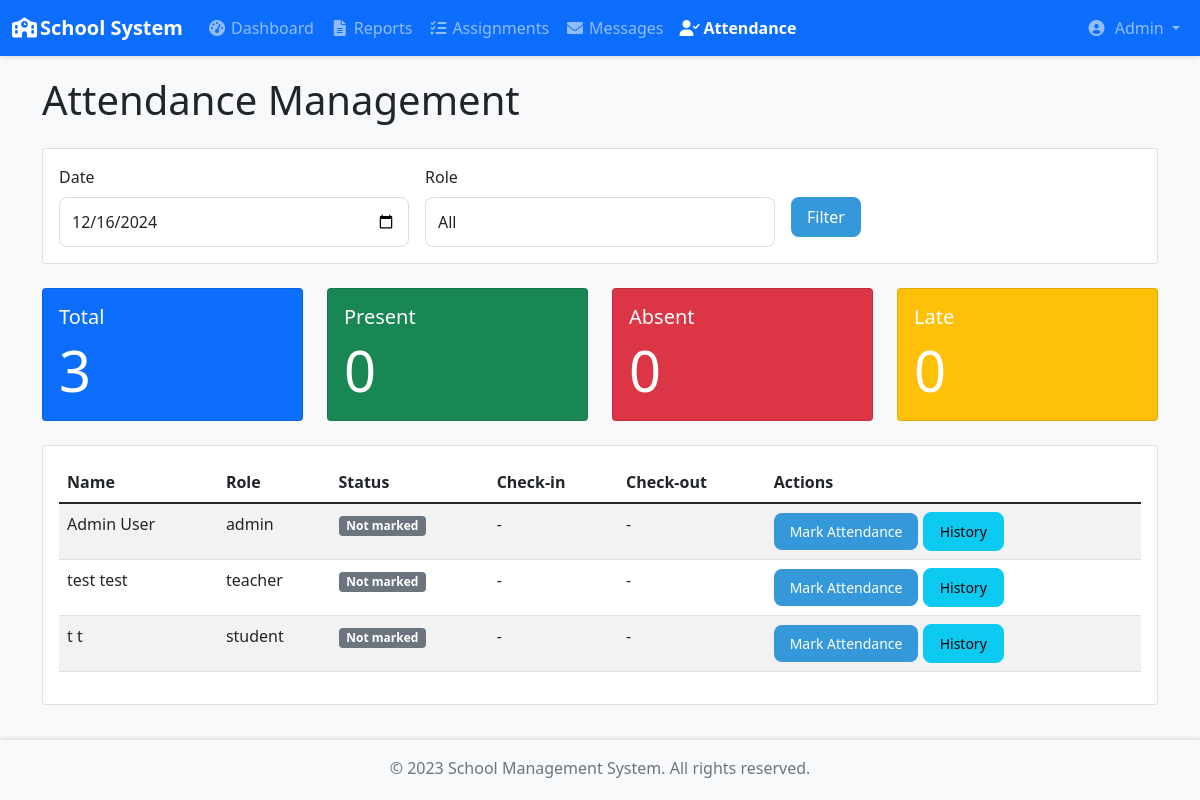
Page /admin/attendance (signed in) on the committed database.
### app/models/user.py (models this page shows, shortened)
class User(UserMixin, db.Model):
    id = db.Column(db.Integer, primary_key=True)
    username = db.Column(db.String(64), unique=True, nullable=False)
    email = db.Column(db.String(120), unique=True, nullable=False)
    password_hash = db.Column(db.String(128))
    role = db.Column(db.String(20), nullable=False)  # 'admin', 'teacher', 'student'
    created_at = db.Column(db.DateTime, default=datetime.utcnow)
    is_active = db.Column(db.Boolean, default=True)
    first_name = db.Column(db.String(64))
    last_name = db.Column(db.String(64))

### app/blueprints/admin.py (the view)
@admin.route('/admin/attendance')
@login_required
@admin_required
def view_attendance():
    date = request.args.get('date', datetime.now().date())
    if isinstance(date, str):
        date = datetime.strptime(date, '%Y-%m-%d').date()
    role = request.args.get('role', 'all')
    attendance_records = Attendance.get_attendance_by_date(date, role)
    users_query = User.query.filter_by(is_active=True)
    if role != 'all':
        users_query = users_query.filter_by(role=role)
    users = users_query.all()
    total_users = len(users)
    present_users = len([a for a in attendance_records if a.status == 'present'])
    absent_users = len([a for a in attendance_records if a.status == 'absent'])
    late_users = len([a for a in attendance_records if a.status == 'late'])
    return render_template('admin/attendance.html',
                         date=date,
                         role=role,
                         attendance_records=attendance_records,
                         users=users,
                         stats={
                             'total': total_users,
                             'present': present_users,
                             'absent': absent_users,
                             'late': late_users
                         })

### app/__init__.py (called while the page is built)
def create_app():
    app = Flask(__name__)
    app.config.from_object(Config)
    db.init_app(app)
    login_manager.init_app(app)
    migrate.init_app(app, db)
    login_manager.login_view = 'auth.login'
    login_manager.login_message_category = 'info'
    from app.models.user import User
    @login_manager.user_loader
    def load_user(user_id):
        return User.query.get(int(user_id))
    from app.blueprints.auth import auth
    from app.blueprints.admin import admin
    from app.blueprints.teacher import teacher
    from app.blueprints.student import student
    app.register_blueprint(auth)
    app.register_blueprint(admin)
    app.register_blueprint(teacher)
    app.register_blueprint(student)
    @app.route('/')
    def index():
        return redirect(url_for('auth.login'))
    return app

### app/blueprints/admin.py (called while the page is built)
def admin_required(f):
    @wraps(f)
    def decorated_function(*args, **kwargs):
        if not current_user.is_authenticated or current_user.role != 'admin':
            flash('You need to be an admin to access this page.', 'danger')
            return redirect(url_for('auth.login'))
        return f(*args, **kwargs)
    return decorated_function

### app/models/attendance.py (called while the page is built)
    @staticmethod
    def get_attendance_by_date(date, role=None):
        from app.models.user import User  # Import here to avoid circular imports
        query = Attendance.query
        if role:
            query = query.join(User, Attendance.user_id == User.id)
            query = query.filter(User.role == role)
        query = query.filter(Attendance.date == date)
        return query.all()

### app/templates/admin/attendance.html (shortened to what this page needs)
{% extends "base.html" %}
{% block content %}
<div class="container">
    <h1 class="mb-4">Attendance Management</h1>
    <div class="card mb-4">
        <div class="card-body">
            <form method="GET" class="row g-3">
                <div class="col-md-4">
                    <label class="form-label">Date</label>
                    <input type="date" class="form-control" name="date"
                           value="{{ date.strftime('%Y-%m-%d') }}">
                </div>
                <div class="col-md-4">
                    <label class="form-label">Role</label>
                    <select class="form-control" name="role">
                        <option value="all" {% if role == 'all' %}selected{% endif %}>All</option>
                    </select>
                </div>
                <div class="col-md-4">
                    <label class="form-label">&nbsp;</label>
                    <button type="submit" class="btn btn-primary d-block">Filter</button>
                </div>
            </form>
        </div>
    </div>
    <div class="row mb-4">
        <div class="col-md-3">
            <div class="card bg-primary text-white">
                <div class="card-body">
                    <h5 class="card-title">Total</h5>
                    <p class="card-text display-4">{{ stats.total }}</p>
                </div>
            </div>
        </div>
        <div class="col-md-3">
            <div class="card bg-success text-white">
                <div class="card-body">
                    <h5 class="card-title">Present</h5>
                    <p class="card-text display-4">{{ stats.present }}</p>
                </div>
            </div>
        </div>
        <div class="col-md-3">
            <div class="card bg-danger text-white">
                <div class="card-body">
                    <h5 class="card-title">Absent</h5>
                    <p class="card-text display-4">{{ stats.absent }}</p>
                </div>
            </div>
        </div>
        <div class="col-md-3">
            <div class="card bg-warning text-white">
                <div class="card-body">
                    <h5 class="card-title">Late</h5>
                    <p class="card-text display-4">{{ stats.late }}</p>
                </div>
            </div>
        </div>
    </div>
    <div class="card">
        <div class="card-body">
            <div class="table-responsive">
                <table class="table table-striped">
                    <thead>
                        <tr>
                            <th>Name</th>
                            <th>Role</th>
                            <th>Status</th>
                            <th>Check-in</th>
                            <th>Check-out</th>
                            <th>Actions</th>
                        </tr>
                    </thead>
                    <tbody>
                        {% for user in users %}
                        {% set attendance = attendance_records|selectattr('user_id', 'equalto', user.id)|first %}
                        <tr>
                            <td>{{ user.first_name }} {{ user.last_name }}</td>
                            <td>{{ user.role }}</td>
                            <td>
                                {% if attendance %}
                                    <span class="badge bg-{{ {
                                        'present': 'success',
                                        'absent': 'danger',
                                        'late': 'warning'
                                    }[attendance.status] }}">
                                        {{ attendance.status }}
                                    </span>
                                {% else %}
                                    <span class="badge bg-secondary">Not marked</span>
                                {% endif %}
                            </td>
                            <td>{{ attendance.check_in_time.strftime('%H:%M') if attendance and attendance.check_in_time else '-' }}</td>
                            <td>{{ attendance.check_out_time.strftime('%H:%M') if attendance and attendance.check_out_time else '-' }}</td>
                            <td>
                                <button type="button" class="btn btn-sm btn-primary"
                                        data-bs-toggle="modal"
                                        data-bs-target="#markAttendanceModal"
                                        data-user-id="{{ user.id }}"
                                        data-user-name="{{ user.first_name }} {{ user.last_name }}">
                                    Mark Attendance
                                </button>
                                <a href="{{ url_for('admin.user_attendance', user_id=user.id) }}"
                                   class="btn btn-sm btn-info">History</a>
                            </td>
                        </tr>
                        {% endfor %}
                    </tbody>
                </table>
            </div>
        </div>
    </div>
</div>
{% endblock %}

### app/templates/base.html (shortened to what this page needs)
<!DOCTYPE html>
<html lang="en">
<head>
    <link href="https://cdn.jsdelivr.net/npm/bootstrap@5.1.3/dist/css/bootstrap.min.css" rel="stylesheet">
    <link rel="stylesheet" href="https://cdnjs.cloudflare.com/ajax/libs/font-awesome/6.0.0/css/all.min.css">
    <link rel="stylesheet" href="{{ url_for('static', filename='css/base.css') }}">
    {% if current_user.is_authenticated %}
        {% if current_user.role == 'admin' %}
            <link rel="stylesheet" href="{{ url_for('static', filename='css/admin.css') }}">
        {% elif current_user.role == 'teacher' %}
            <link rel="stylesheet" href="{{ url_for('static', filename='css/teacher.css') }}">
        {% elif current_user.role == 'student' %}
            <link rel="stylesheet" href="{{ url_for('static', filename='css/student.css') }}">
        {% endif %}
        {% if request.endpoint.startswith('admin.view_attendance') %}
        <link rel="stylesheet" href="{{ url_for('static', filename='css/attendance.css') }}">
        {% endif %}
    {% endif %}
</head>
<body>
    <nav class="navbar navbar-expand-lg navbar-dark bg-primary fixed-top">
        <div class="container-fluid">
            <a class="navbar-brand" href="#">
                <i class="fas fa-school me-2"></i>School System
            </a>
            <div class="collapse navbar-collapse" id="navbarNav">
                {% if current_user.is_authenticated %}
                    {% if current_user.role == 'admin' %}
                        <ul class="navbar-nav me-auto">
                            <li class="nav-item">
                                <a class="nav-link {% if request.endpoint == 'admin.dashboard' %}active{% endif %}"
                                   href="{{ url_for('admin.dashboard') }}">
                                    <i class="fas fa-tachometer-alt me-1"></i>Dashboard
                                </a>
                            </li>
                            <li class="nav-item">
                                <a class="nav-link {% if request.endpoint == 'admin.reports' %}active{% endif %}"
                                   href="{{ url_for('admin.view_reports') }}">
                                    <i class="fas fa-file-alt me-1"></i>Reports
                                </a>
                            </li>
                            <li class="nav-item">
                                <a class="nav-link {% if request.endpoint == 'admin.assignments' %}active{% endif %}"
                                   href="{{ url_for('admin.assignments') }}">
                                    <i class="fas fa-tasks me-1"></i>Assignments
                                </a>
                            </li>
                            <li class="nav-item">
                                <a class="nav-link {% if request.endpoint == 'admin.messages' %}active{% endif %}"
                                   href="{{ url_for('admin.messages') }}">
                                    <i class="fas fa-envelope me-1"></i>Messages
                                </a>
                            <li class="nav-item">
                               <a class="nav-link {% if request.endpoint == 'admin.view_attendance' %}active{% endif %}"
                               href="{{ url_for('admin.view_attendance') }}">
                                <i class="fas fa-user-check me-1"></i>Attendance
                                </a>
                            </li>
                                </li>
                        </ul>
                    {% endif %}
                    <ul class="navbar-nav ms-auto">
                        <li class="nav-item dropdown">
                            <a class="nav-link dropdown-toggle" href="#" id="navbarDropdown"
                               data-bs-toggle="dropdown">
                                <i class="fas fa-user-circle me-1"></i>
                                {{ current_user.first_name }}
                            </a>
                        </li>
                    </ul>
                {% endif %}
            </div>
        </div>
    </nav>
    <main class="content-wrapper">
        {% block content %}{% endblock %}
    </main>
    <footer class="footer mt-auto py-3 bg-light">
        <div class="container text-center">
            <span class="text-muted">© 2023 School Management System. All rights reserved.</span>
        </div>
    </footer>
</body>
</html>

### app/static/css/base.css (style rules this page uses)
:root { --navbar-height: 56px; --footer-height: 60px; }
body { min-height: 100vh; display: flex; flex-direction: column; padding-top: var(--navbar-height); }
.content-wrapper { flex: 1; padding: 20px; background-color: #f8f9fa; }
.navbar { box-shadow: 0 2px 4px rgba(0,0,0,0.1); }
.navbar-brand { font-weight: 600; }
.nav-link { padding: 0.5rem 1rem; transition: color 0.2s; }
.nav-link.active { font-weight: 600; }
.footer { box-shadow: 0 -2px 4px rgba(0,0,0,0.1); height: var(--footer-height); }
.fas { width: 20px; text-align: center; }

### app/static/css/admin.css (style rules this page uses)
:root { --primary-color: #2c3e50; --secondary-color: #34495e; --accent-color: #3498db; --success-color: #2ecc71; --warning-color: #f1c40f; --danger-color: #e74c3c; --light-gray: #f5f6fa; --dark-gray: #2d3436; }
body { background-color: var(--light-gray); }
.form-control { border-radius: 8px; border: 1px solid #ddd; padding: 0.75rem; }
.btn { border-radius: 8px; padding: 0.5rem 1rem; transition: all 0.3s ease; }
.btn-primary { background-color: var(--accent-color); border: none; }

### rows in the picture
User: first_name "Admin", last_name "User", role "admin", check_in_time "-", check_out_time "-"
User: first_name "test", last_name "test", role "teacher", check_in_time "-", check_out_time "-"
User: first_name "t", last_name "t", role "student", check_in_time "-", check_out_time "-"

### other values in the picture
{{ stats.total }} "3"
{{ stats.present }} "0"
{{ stats.absent }} "0"
{{ stats.late }} "0"
